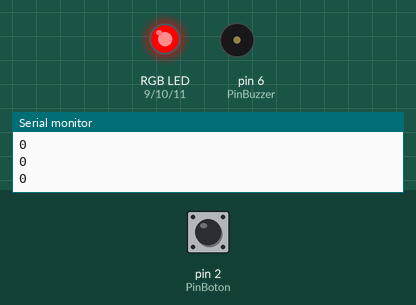
A sketch run on a simulated Arduino Uno, built with avr-gcc and run on an emulated ATmega328P. On the bench: an RGB LED mixed from three pins (HIGH = lit), buzzer (waves = sounding), the last lines printed to the serial monitor. The inputs (shaded band) are chosen by the test bench; at power-on: pin 2 (PinBoton) LOW.

Above: at 1.2 s.
1.3 s: pin 2 (PinBoton) pulled HIGH for 0.15 s
At 1.6 s:
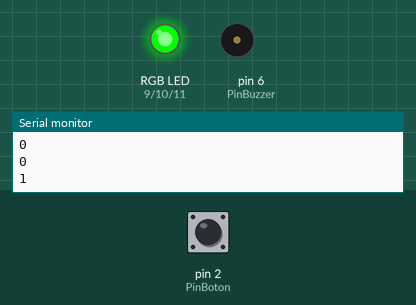
At 10.2 s:
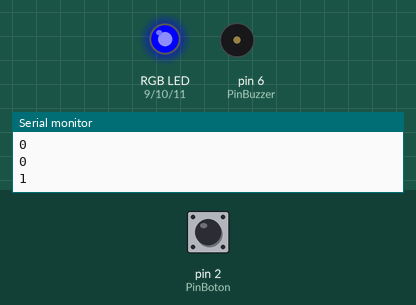
Timing chart, 0 to 10.4 s (numbered marks = the images above; inputs shaded):
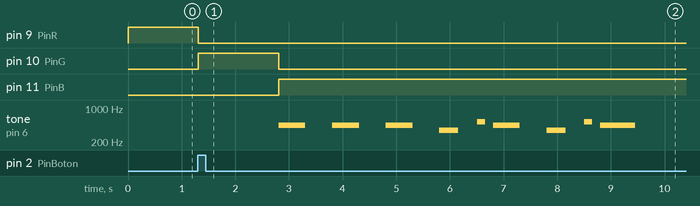

Measured:
- after the input at 1.3 s, pin 9 (PinR): HIGH → LOW at once; pin 10 (PinG): LOW → HIGH at once, → LOW 1.5 s later; pin 11 (PinB): LOW → HIGH after 1.5 s; tone on pin 6 (PinBuzzer): plays 440 Hz for 0.50 s, 440 Hz for 0.50 s, 440 Hz for 0.50 s, 349 Hz for 0.35 s, 523 Hz for 0.15 s, 440 Hz for 0.50 s … (9 notes in this stretch), starting after 1.5 s

The sketch:

Proyecto_Cancion_Star_Wars.ino
```cpp
/**
 *
 * Proyecto Cancion
 *
 * Cancion: Marcha imperiar de Star Wars (versión simplificada)
 * Autor: John Williams
 *
 ********** ********** ********** ********** ********** ********** **********
 * Version 1.0
 * Fecha: 06/04/2024
 *
 * @author Alejandro Barrionuevo Rosado
 */

const int PinBuzzer = 6;  // Pin digital PWM
const int PinBoton = 2;   // Pin digital
const int PinR = 9;       // Pin digital PWM
const int PinG = 10;      // Pin digital PWM
const int PinB = 11;      // Pin digital PWM

const int TIEMPO = 1500;
int estadoBoton;

const float Do2 = 261.63;
const float Re2 = 293.66;
const float Mi2 = 329.63;
const float Fa2 = 349.23;
const float Sol2 = 392.00;
const float SolS2 = 415.30;
const float La2 = 440.00;
const float Si2 = 466.16;
const float Do3 = 523.25;
const float DoS3 = 554.37;
const float Re3 = 587.33;
const float ReS3 = 622.25;
const float Mi3 = 659.26;
const float Fa3 = 698.46;
const float FaS3 = 739.99;
const float Sol3 = 783.99;
const float SolS3 = 830.61;
const float La3 = 880.00;

const int NEGRA = 250;
const int BLANCA = 500;

/**
 * nota
 *
 * Hace sonar una frecuencia (nota) durante
 * un periodo de tiempo, es decir, su duracion (negra o blanca).
 *
 * Ejemplo:
 * nota(Do, NEGRA);
 *
 * @param nota float
 * @param duracion int
 */
void nota(float nota, int duracion) {
  tone(PinBuzzer, nota, duracion);
  delay(duracion);
  noTone(PinBuzzer);
  delay(duracion);
}

/**
 * setColor
 *
 * Controla el color de un led RGB.
 *
 * Rojo 0-255
 * Verde 0-255
 * Azul 0-255
 *
 * Ejemplo:
 * setColor(0,0,0);
 *
 * @param red int
 * @param green int
 * @param blue int
 */
void setColor(int red, int green, int blue) {
  analogWrite(PinR, red);
  analogWrite(PinG, green);
  analogWrite(PinB, blue);
}

/**
 * ledRojo
 *
 * Utilizando la funcion setColor
 * pone el led rgb en rojo.
 *
 */
void ledRojo() {
  setColor(255, 0, 0);
}

/**
 * ledVerde
 *
 * Utilizando la funcion setColor
 * pone el led rgb en verde.
 *
 */
void ledVerde() {
  setColor(0, 255, 0);
}

/**
 * ledAzul
 *
 * Utilizando la funcion setColor
 * pone el led rgb en azul.
 *
 */
void ledAzul() {
  setColor(0, 0, 255);
}

/**
 * cancion
 *
 * Utilizando la funcion nota
 * hace sonar la cancion.
 *
 */
void cancion() {
  // Primera sección
  nota(La2, 500);
  nota(La2, 500);
  nota(La2, 500);
  nota(Fa2, 350);
  nota(Do3, 150);
  nota(La2, 500);
  nota(Fa2, 350);
  nota(Do3, 150);
  nota(La2, 650);

  delay(500);

  nota(Mi3, 500);
  nota(Mi3, 500);
  nota(Mi3, 500);
  nota(Fa3, 350);
  nota(Do3, 150);
  nota(SolS3, 500);
  nota(Fa2, 350);
  nota(Do3, 150);
  nota(La2, 650);

  delay(500);

  // Segunda sección
  nota(La3, 500);
  nota(La2, 300);
  nota(La2, 150);
  nota(La3, 500);
  nota(SolS3, 325);
  nota(Sol3, 175);
  nota(FaS3, 125);
  nota(Fa3, 125);
  nota(FaS3, 250);

  delay(325);

  nota(La2, 250);
  nota(ReS3, 500);
  nota(Re3, 325);
  nota(DoS3, 175);
  nota(Do3, 125);
  nota(Si2, 125);
  nota(Do3, 250);

  delay(350);
}

void setup() {

  Serial.begin(9600);

  pinMode(PinBoton, INPUT);
  pinMode(PinR, OUTPUT);
  pinMode(PinG, OUTPUT);
  pinMode(PinB, OUTPUT);
}

void loop() {

  estadoBoton = digitalRead(PinBoton);
  Serial.println(estadoBoton);

  if (estadoBoton == HIGH) {

    ledVerde();
    delay(TIEMPO);
    ledAzul();

    // Comienza la cancion
    cancion();

    delay(TIEMPO);

  } else {
    ledRojo();
  }
}
```
